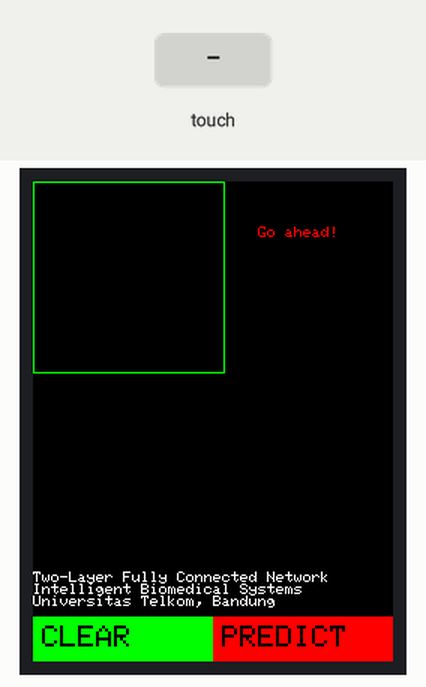
This sketch was run on a simulated Arduino Uno, built with avr-gcc and run on an emulated ATmega328P. Shown: 240×320 colour display. Inputs (shaded band) come from the test bench. Storage starts empty.

Above: at 1.5 s.
1.6 s: touch panel pressed at 62 % / 90 % of its raw x / y range
At 4.1 s:
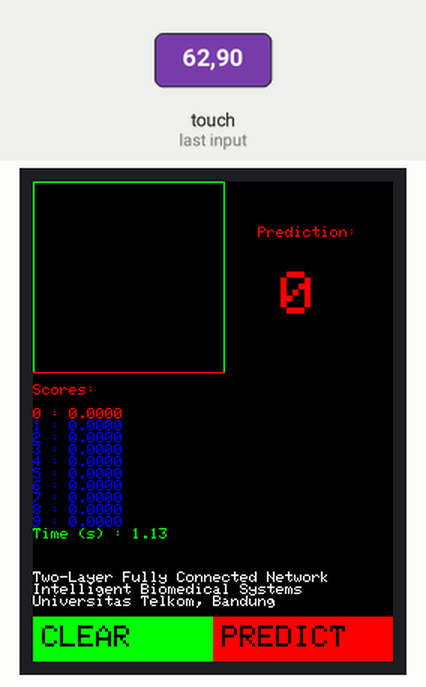
4.6 s: touch panel pressed at 13 % / 10 % of its raw x / y range
6.1 s: touch panel pressed at 87 % / 90 % of its raw x / y range
At 7.9 s:
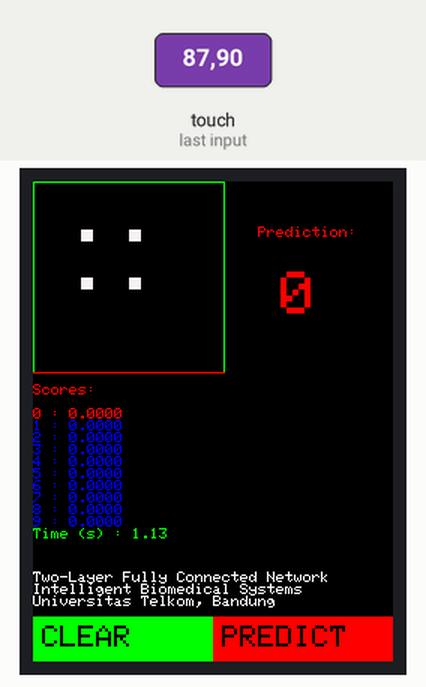
9.1 s: touch panel pressed at 13 % / 90 % of its raw x / y range
At 9.15 s:
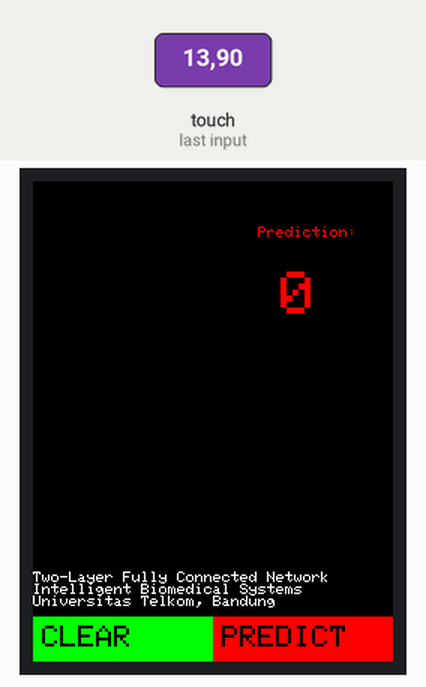
Timing chart, 0 to 11.8 s (numbered marks = the images above; inputs shaded):
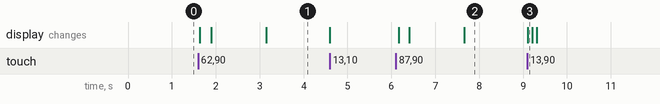

The sketch:

fcnn.ino
```cpp
/**
 * Auralius Manurung -- Universitas Telkom
 * auralius.manurung@ieee.org
 */
#include <SD.h>
#include <MCUFRIEND_kbv.h>
MCUFRIEND_kbv tft;  // hard-wiTFT_RED for UNO shields anyway.
#include <TouchScreen.h>

const int XP = 8, YP = A3, XM = A2, YM = 9;  //most common configuration
const int TS_LEFT = 153, TS_RT = 864, TS_TOP = 895, TS_BOT = 114;
TouchScreen ts = TouchScreen(XP, YP, XM, YM, 300);
TSPoint tp;

#define SD_CS 10
#define MINPRESSURE 200
#define MAXPRESSURE 1000

const int16_t PENRADIUS = 2;

const int16_t L = 128;
const int16_t L16 = 8;

const int16_t W8 = 240 / 8;
const int16_t W16 = 240 / 16;
const int16_t W2 = 240 / 2;

int16_t ROI[8];  //xmin, ymin, xmax, ymax, width, length, center x, center y

// The discretized drawing area: 8x8 grids, max value of each grid is 255
byte GRID[16][16];

// Grayscale colors in 17 steps: 0 to 16
uint16_t GREYS[17];

// Number of neurons in the hidden layer
const uint16_t HIDDEN_SIZE = 50;


// Grayscale of 16 steps from TFT_BLACK (0x0000) to TFT_WHITE(0xFFFF)
void create_greys() {
  for (int16_t k = 0; k < 16; k++)
    GREYS[k] = ((2 * k << 11) | (4 * k << 5) | (2 * k));
  GREYS[16] = 0xFFFF;
}

// Clear the grid data, set all to 0
void reset_grid() {
  for (int16_t i = 0; i < 16; i++)
    for (int16_t j = 0; j < 16; j++)
      GRID[i][j] = 0;

  // Reset ROI
  for (int16_t i = 0; i < 8; i++)
    ROI[i] = 0;

  ROI[0] = 1000;  // xmin
  ROI[1] = 1000;  // ymin
}


// Normalize the numbers in the grids such that they range from 0 to 16
void normalize_grid() {
  // find the maximum
  int16_t maxval = 0;
  for (int16_t i = 0; i < 16; i++)
    for (int16_t j = 0; j < 16; j++)
      if (GRID[i][j] > maxval)
        maxval = GRID[i][j];

  // normalize such that the maximum is 255.0
  for (int16_t i = 0; i < 16; i++)
    for (int16_t j = 0; j < 16; j++)
      GRID[i][j] = round((float)GRID[i][j] / (float)maxval * 255.0);  // round instead of floor!
}


// Draw the grids in the screen
// The fill-color or the gray-level of each grid is set based on its value
void area_setup() {
  tft.fillRect(0, 0, L, 320 - W8 * 2, TFT_BLACK);

  for (int16_t i = 0; i < 16; i++) {
    for (int16_t j = 0; j < 16; j++) {
      tft.fillRect(i * L16, j * L16, L16, L16, GREYS[GRID[i][j] / 16]);
    }
  }

  tft.drawRect(0, 0, L, L, TFT_GREEN);
}


// Track ROI, the specific area where the drawing occurs
void track_roi(int16_t xpos, int16_t ypos) {
  if (xpos - PENRADIUS < ROI[0])
    ROI[0] = xpos - PENRADIUS;
  if (xpos + PENRADIUS > ROI[2])
    ROI[2] = xpos + PENRADIUS;
  if (ypos - PENRADIUS < ROI[1])
    ROI[1] = ypos - PENRADIUS;
  if (ypos + PENRADIUS > ROI[3])
    ROI[3] = ypos + PENRADIUS;

  ROI[4] = ROI[2] - ROI[0];
  ROI[5] = ROI[3] - ROI[1];

  ROI[6] = ROI[0] + ROI[4] / 2;
  ROI[7] = ROI[1] + ROI[5] / 2;
}


// Draw the ROI as a TFT_RED rectangle
void draw_roi() {
  tft.drawRect(ROI[0], ROI[1], ROI[4], ROI[5], TFT_RED);
  tft.drawCircle(ROI[6], ROI[7], 2, TFT_RED);
}


// Draw the two button at the bottom of the screen
void draw_buttons(char *label1, char *label2) {
  tft.setTextSize(1);
  tft.setTextColor(TFT_WHITE);
  tft.setCursor(0, 320 - W8 * 2);
  tft.print(F("Two-Layer Fully Connected Network\nIntelligent Biomedical Systems\nUniversitas Telkom, Bandung"));

  // Add 2 buttons in the bottom: CLEAR and PREDICT
  tft.fillRect(0, 320 - W8, W2, W2, TFT_GREEN);
  tft.fillRect(W2, 320 - W8, W2, W2, TFT_RED);
  tft.setTextColor(TFT_BLACK);
  tft.setTextSize(2);
  tft.setCursor(6, 320 - W8 + 6);
  tft.print(label1);
  tft.setCursor(W2 + 6, 320 - W8 + 6);
  tft.print(label2);
}


// Put text at the bottom of the screen, right above the two buttons
void print_label(byte label, uint16_t color = TFT_RED) {
  tft.fillRect(L, 0, 240 - L, 320 - W8 * 2, TFT_BLACK);
  tft.setCursor(W16 * 10, W16 * 2);
  tft.setTextSize(1);
  tft.setTextColor(color);

  if (label == 255) {
    tft.print(F("Please wait!"));
  } else if (label == 254) {
    tft.print(F("Go ahead!"));
  } else {
    tft.print(F("Prediction:"));

    tft.setCursor(W16 * 11, W16 * 4);
    tft.setTextSize(4);

    char label_txt[8];
    itoa(label, label_txt, 10);
    tft.print(label);
  }
}


// Arduino setup function
void setup(void) {
  //Serial.begin(9600);
  //while ( !Serial ) delay(2);

  create_greys();

  tft.reset();
  tft.begin(tft.readID());
  tft.fillScreen(TFT_BLACK);

  tft.setCursor(0, 10);
  tft.setTextSize(1);
  tft.setTextColor(TFT_GREEN);

  if (!SD.begin(SD_CS)) {
    tft.println(F("cannot start SD"));
    while (1);
  }

  reset_grid();
  area_setup();
  print_label(254);
  draw_buttons("CLEAR", "PREDICT");
}


void loop() {
  int16_t xpos, ypos;  //screen coordinates
  tp = ts.getPoint();  //tp.x, tp.y are ADC values

  // if sharing pins, you'll need to fix the directions of the touchscreen pins
  pinMode(XM, OUTPUT);
  pinMode(YP, OUTPUT);

  // we have some minimum pressure we consider 'valid'
  if (tp.z > MINPRESSURE && tp.z < MAXPRESSURE) {
    /// Map to your current pixel orientation
    xpos = map(tp.x, TS_LEFT, TS_RT, 0, tft.width());
    ypos = map(tp.y, TS_BOT, TS_TOP, 0, tft.height());

    // are we in drawing area ?
    if (((ypos - PENRADIUS) > 0) && ((ypos + PENRADIUS) < L) && ((xpos - PENRADIUS) > 0) && ((xpos + PENRADIUS) < L)) {
      tft.fillCircle(xpos, ypos, PENRADIUS, TFT_BLUE);
      track_roi(xpos, ypos);
    }

    // CLEAR?
    if ((ypos > tft.height() - W8) && (xpos < W2)) {
      reset_grid();
      area_setup();
      print_label(254);
    }

    // PREDICT?
    if ((ypos > tft.height() - W8) && (xpos > W2)) {
      print_label(255);
      draw_roi();

      for (int16_t i = 0; i < 16; i++) {
        for (int16_t j = 0; j < 16; j++) {
          for (int16_t k = 0; k < 8; k++) {
            for (int16_t l = 0; l < 8; l++) {
              int16_t x = i * L16 + k;
              int16_t y = j * L16 + l;

              uint16_t pixel = tft.readPixel(x, y);

              if (pixel == TFT_BLUE) {
                float s = 128.0 / (float)ROI[5];
                int16_t x_ = s * (float)(x - ROI[0]) + 64.0 - s * 0.5 * (float)ROI[4];  // Align to center (60,60)
                int16_t y_ = s * (float)(y - ROI[1]);

                if ((x_ >= 0) && (x_ < L) && (y_ >= 0) && (y_ < L)) {
                  tft.fillCircle(x_, y_, 1, TFT_WHITE);
                  GRID[x_ / L16][y_ / L16] = GRID[x_ / L16][y_ / L16] + 1;
                  //GRID[x/L16][y/L16] = GRID[x/L16][y/L16] + 1;
                }
              }
            }
          }
        }
      }
      //delay(1000);
      normalize_grid();
      area_setup();
      predict();
      reset_grid();
    }
  }
}


// Convert to float, normalize (0.0 to 1.0), flatten the grids,
// add 1.0 at the end (for the bias tricks)
float get_x(int16_t i) {
  if (i < 16 * 16)
    return (float)GRID[i % 16][i / 16];
  else
    return 1.0;
}


int16_t update_progress(int16_t p){
  p = p + 1;
  int16_t e = float(p) / (float)(HIDDEN_SIZE + 10) * L;
  tft.drawLine(0, L - 1, e, L - 1, TFT_RED);
  return p;
}


float read_float(File &f){
    char s[16];
    f.readBytesUntil('\n', (char*) s, sizeof(s));
    return atof(s);
}


// Do the PREDICTION
void predict() {
  int16_t progress = 0;
  float y[HIDDEN_SIZE];  // hidden_size
  float c[10];   // output_size
  float w;
  char s[16];
  File f;

  unsigned long st = micros();  // timer starts

  // Compute the scores: y = x * W (matrix multiplication)
  f = SD.open("W1.txt");
  for (int16_t i = 0; i < HIDDEN_SIZE; i++) {
    y[i] = 0;
    for (int16_t j = 0; j < (16 * 16 + 1); j++) {
      w = read_float(f);
            y[i] = y[i] + (get_x(j) * w);
    }
    if (y[i] < 0.0) //ReLU
      y[i] = 0.0;

    progress = update_progress(progress);
  }
  f.close();

  f = SD.open("W2.txt", FILE_READ);
  for (int16_t i = 0; i < 10; i++) {
    c[i] = 0;
    for (int16_t j = 0; j < HIDDEN_SIZE; j++) {
      w = read_float(f);
      c[i] = c[i] + (y[j] * w);
    }
    w = read_float(f);
    c[i] = c[i] + w;

    progress = update_progress(progress);
  }
  f.close();

  // Find the largest scores
  float max_c = 0;
  int16_t label = 0;
  for (int16_t i = 0; i < 10; i++) {
    if (c[i] > max_c) {
      max_c = c[i];
      label = i;
    }
  }

  float et = (float)(micros() - st) * 1e-6;  // timer stops

  // Display the results
  print_label(label);

  // Display the scores
  tft.setCursor(0, W16 * 9);
  tft.setTextSize(1);
  tft.println("Scores:\n");
  for (int16_t i = 0; i < 10; i++) {
    if (i == label)
      tft.setTextColor(TFT_RED);
    else
      tft.setTextColor(TFT_BLUE);

    tft.print(i);
    tft.print(" : ");
    tft.println(c[i], 4);
  }
  tft.setTextColor(TFT_GREEN);
  tft.print("Time (s) : ");
  tft.println(et, 2);
}
```

Measured:
- after the input at 1.6 s, the display: first changes at once (image 1 shows a later state)
- after the input at 6.1 s, the display: first changes after 0.07 s (image 2 shows a later state)
- after the input at 9.1 s, the display: changes at once (image 3)
